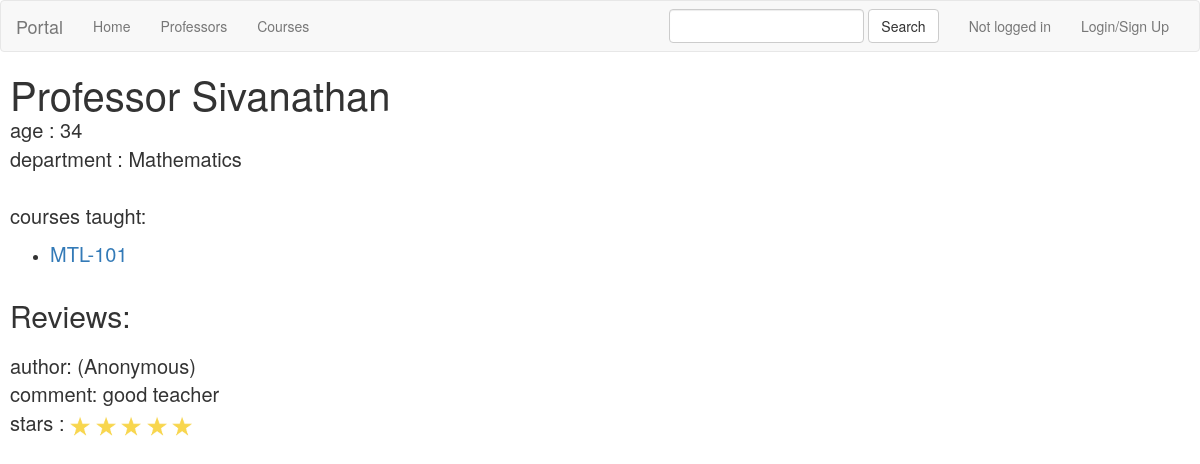
Before: /professors/3/ with the older database file.
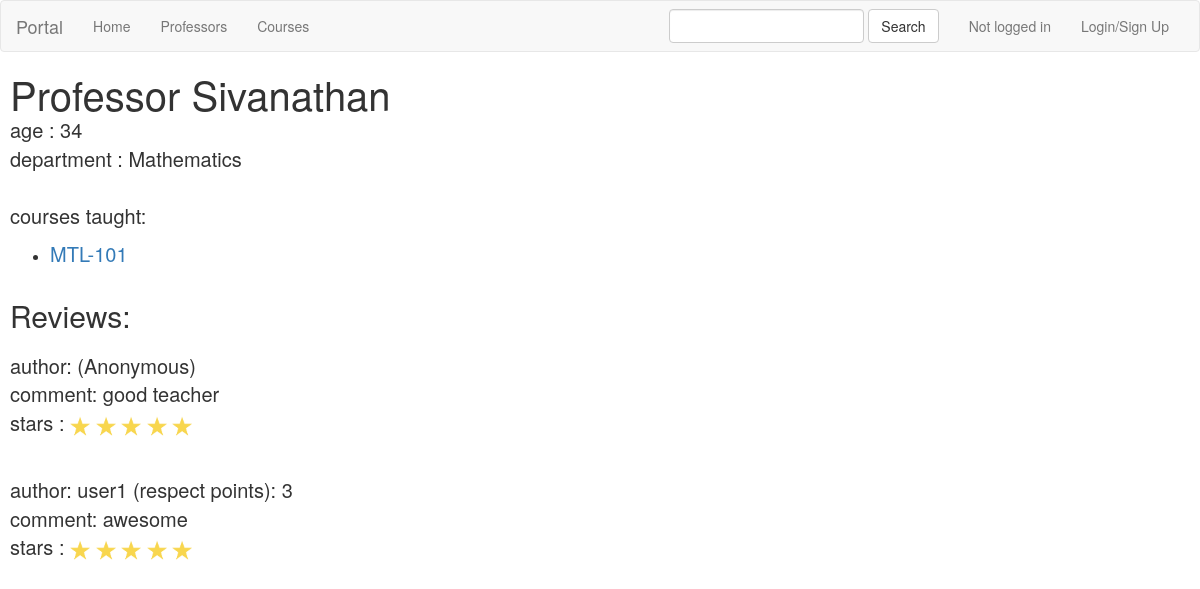
After: the same page with the newer database file.
### courses/models.py (models this page shows, shortened)
class Course(models.Model):
    name = models.CharField(max_length=100)
    department = models.CharField(max_length=100)
    profs_teaching = models.ManyToManyField(Professor,related_name='all_courses_taught')

### professors/models.py (models this page shows, shortened)
class Prof_Rating(Rating):
    datetime = models.DateTimeField(default=datetime.now)
    comment = models.CharField(max_length=1000)
    stars = models.IntegerField(default=1,validators=[MaxValueValidator(5), MinValueValidator(1)])
    professor = models.ForeignKey(Professor, on_delete=models.CASCADE)
    user = models.ForeignKey(User,default=None,on_delete=models.CASCADE)
    postAnonymously = models.BooleanField(default=False)
    liked_by = models.ManyToManyField(User,related_name='all_liked_profrating')
    reported = models.BooleanField(default=False)
    last_reported_time = models.DateTimeField(default=now,blank=True)

### users/models.py (models this page shows, shortened)
class UserProfile(models.Model):
    respect_points = models.IntegerField(default=0)
    user = models.OneToOneField(User, on_delete=models.CASCADE)
    is_banned = models.BooleanField(default=False)
    ban_days=models.IntegerField(default=0)
    banned_on=models.DateTimeField(default=now,blank=True)
    indefinite_ban=models.BooleanField(default=False)

### professors/views.py (the view)
# urls.py: url(r'^(?P<pk>[0-9]+)/$', views.DetailView.as_view(), name='detail'),
class DetailView(generic.DetailView):
    model = Professor
    template_name = 'professors/details.html'
    context_object_name = 'prof'

### professors/templates/professors/details.html (shortened to what this page needs)
{% extends 'root/base.html' %}
{% block body %}
{% load static %}
<h1 style="display:inline">Professor {{prof.name}}</h1>
<p>
    age : {{ prof.age}}<br>
    department : {{prof.department}}<br><br>
    courses taught:
</p>
    <ul>
    {% for course in prof.all_courses_taught.all %}
    <li>
        <a style="font-size:20px" href="{% url 'courses:detail' course.id %}">{{course.name}}</a>
    </li>
    {% endfor %}
    </ul>
    <br>
<h2 style="display:inline">Reviews:</h2>
<br><br>
{% for rating in prof.prof_rating_set.all %}
<div id="{{rating.id}}">
    <p> author:
        {% if rating.postAnonymously %}
            (Anonymous)
        {% endif %}
        {% if not rating.postAnonymously or user.is_superuser %}
            {{ rating.user.username }}
            (respect points): {{rating.user.userprofile.respect_points}}
        {% endif %}
        <br>
        comment: {{ rating.comment }}
        <br>
        stars :
        {% for _ in ''|center:rating.stars %}
            <img id ="star" height="20px" width="20px">
        {% endfor %}<br>
        <br>
    </p>
</div>
{% endfor %}
{% endblock %}

Changed rows visible on the page:
added Prof_Rating: user.username "user1", user.userprofile.respect_points "3", comment "awesome", stars 5 (drawn)
